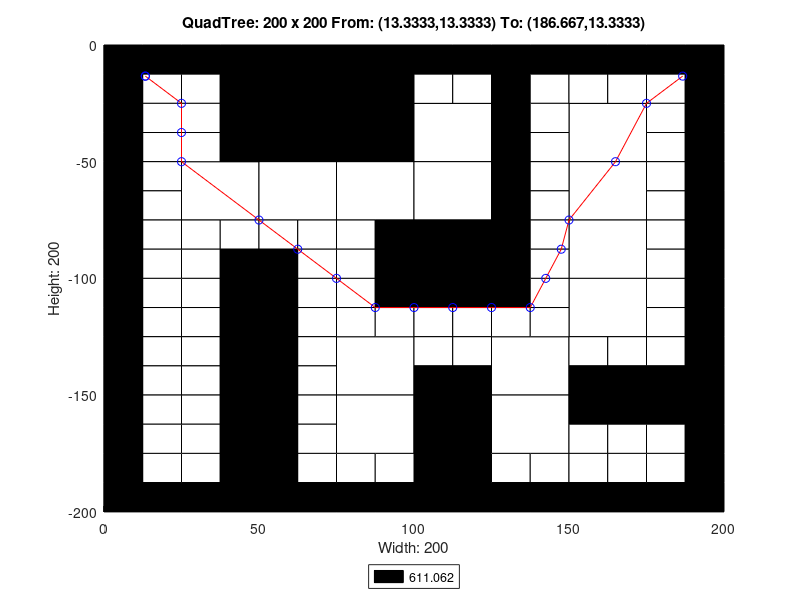

Recreate this plot in MATLAB.
axis([0 200 -200 0]);
title('QuadTree: 200 x 200 From: (13.3333,13.3333) To: (186.667,13.3333)');
xlabel('Width: 200');
ylabel('Height: 200');
rectangle('Position',[50 -50 50 50], 'FaceColor',[0 0 0]);
rectangle('Position',[25 -75 25 25], 'FaceColor',[1 1 1]);
rectangle('Position',[50 -75 25 25], 'FaceColor',[1 1 1]);
rectangle('Position',[75 -75 25 25], 'FaceColor',[1 1 1]);
rectangle('Position',[100 -50 25 25], 'FaceColor',[1 1 1]);
rectangle('Position',[150 -50 25 25], 'FaceColor',[1 1 1]);
rectangle('Position',[100 -75 25 25], 'FaceColor',[1 1 1]);
rectangle('Position',[100 -100 25 25], 'FaceColor',[0 0 0]);
rectangle('Position',[150 -75 25 25], 'FaceColor',[1 1 1]);
rectangle('Position',[150 -100 25 25], 'FaceColor',[1 1 1]);
rectangle('Position',[75 -150 25 25], 'FaceColor',[1 1 1]);
rectangle('Position',[75 -175 25 25], 'FaceColor',[1 1 1]);
rectangle('Position',[125 -150 25 25], 'FaceColor',[1 1 1]);
rectangle('Position',[150 -125 25 25], 'FaceColor',[1 1 1]);
rectangle('Position',[100 -175 25 25], 'FaceColor',[0 0 0]);
rectangle('Position',[125 -175 25 25], 'FaceColor',[1 1 1]);
rectangle('Position',[100 -200 25 25], 'FaceColor',[0 0 0]);
rectangle('Position',[0 -12.5 12.5 12.5], 'FaceColor',[0 0 0]);
rectangle('Position',[12.5 -12.5 12.5 12.5], 'FaceColor',[0 0 0]);
rectangle('Position',[0 -25 12.5 12.5], 'FaceColor',[0 0 0]);
rectangle('Position',[12.5 -25 12.5 12.5], 'FaceColor',[1 1 1]);
rectangle('Position',[25 -12.5 12.5 12.5], 'FaceColor',[0 0 0]);
rectangle('Position',[37.5 -12.5 12.5 12.5], 'FaceColor',[0 0 0]);
rectangle('Position',[25 -25 12.5 12.5], 'FaceColor',[1 1 1]);
rectangle('Position',[37.5 -25 12.5 12.5], 'FaceColor',[0 0 0]);
rectangle('Position',[0 -37.5 12.5 12.5], 'FaceColor',[0 0 0]);
rectangle('Position',[12.5 -37.5 12.5 12.5], 'FaceColor',[1 1 1]);
rectangle('Position',[0 -50 12.5 12.5], 'FaceColor',[0 0 0]);
rectangle('Position',[12.5 -50 12.5 12.5], 'FaceColor',[1 1 1]);
rectangle('Position',[25 -37.5 12.5 12.5], 'FaceColor',[1 1 1]);
rectangle('Position',[37.5 -37.5 12.5 12.5], 'FaceColor',[0 0 0]);
rectangle('Position',[25 -50 12.5 12.5], 'FaceColor',[1 1 1]);
rectangle('Position',[37.5 -50 12.5 12.5], 'FaceColor',[0 0 0]);
rectangle('Position',[0 -62.5 12.5 12.5], 'FaceColor',[0 0 0]);
rectangle('Position',[12.5 -62.5 12.5 12.5], 'FaceColor',[1 1 1]);
rectangle('Position',[0 -75 12.5 12.5], 'FaceColor',[0 0 0]);
rectangle('Position',[12.5 -75 12.5 12.5], 'FaceColor',[1 1 1]);
rectangle('Position',[0 -87.5 12.5 12.5], 'FaceColor',[0 0 0]);
rectangle('Position',[12.5 -87.5 12.5 12.5], 'FaceColor',[1 1 1]);
rectangle('Position',[0 -100 12.5 12.5], 'FaceColor',[0 0 0]);
rectangle('Position',[12.5 -100 12.5 12.5], 'FaceColor',[1 1 1]);
rectangle('Position',[25 -87.5 12.5 12.5], 'FaceColor',[1 1 1]);
rectangle('Position',[37.5 -87.5 12.5 12.5], 'FaceColor',[1 1 1]);
rectangle('Position',[25 -100 12.5 12.5], 'FaceColor',[1 1 1]);
rectangle('Position',[37.5 -100 12.5 12.5], 'FaceColor',[0 0 0]);
rectangle('Position',[50 -87.5 12.5 12.5], 'FaceColor',[1 1 1]);
rectangle('Position',[62.5 -87.5 12.5 12.5], 'FaceColor',[1 1 1]);
rectangle('Position',[50 -100 12.5 12.5], 'FaceColor',[0 0 0]);
rectangle('Position',[62.5 -100 12.5 12.5], 'FaceColor',[1 1 1]);
rectangle('Position',[75 -87.5 12.5 12.5], 'FaceColor',[1 1 1]);
rectangle('Position',[87.5 -87.5 12.5 12.5], 'FaceColor',[0 0 0]);
rectangle('Position',[75 -100 12.5 12.5], 'FaceColor',[1 1 1]);
rectangle('Position',[87.5 -100 12.5 12.5], 'FaceColor',[0 0 0]);
rectangle('Position',[100 -12.5 12.5 12.5], 'FaceColor',[0 0 0]);
rectangle('Position',[112.5 -12.5 12.5 12.5], 'FaceColor',[0 0 0]);
rectangle('Position',[100 -25 12.5 12.5], 'FaceColor',[1 1 1]);
rectangle('Position',[112.5 -25 12.5 12.5], 'FaceColor',[1 1 1]);
rectangle('Position',[125 -12.5 12.5 12.5], 'FaceColor',[0 0 0]);
rectangle('Position',[137.5 -12.5 12.5 12.5], 'FaceColor',[0 0 0]);
rectangle('Position',[125 -25 12.5 12.5], 'FaceColor',[0 0 0]);
rectangle('Position',[137.5 -25 12.5 12.5], 'FaceColor',[1 1 1]);
rectangle('Position',[125 -37.5 12.5 12.5], 'FaceColor',[0 0 0]);
rectangle('Position',[137.5 -37.5 12.5 12.5], 'FaceColor',[1 1 1]);
rectangle('Position',[125 -50 12.5 12.5], 'FaceColor',[0 0 0]);
rectangle('Position',[137.5 -50 12.5 12.5], 'FaceColor',[1 1 1]);
rectangle('Position',[150 -12.5 12.5 12.5], 'FaceColor',[0 0 0]);
rectangle('Position',[162.5 -12.5 12.5 12.5], 'FaceColor',[0 0 0]);
rectangle('Position',[150 -25 12.5 12.5], 'FaceColor',[1 1 1]);
rectangle('Position',[162.5 -25 12.5 12.5], 'FaceColor',[1 1 1]);
rectangle('Position',[175 -12.5 12.5 12.5], 'FaceColor',[0 0 0]);
rectangle('Position',[187.5 -12.5 12.5 12.5], 'FaceColor',[0 0 0]);
rectangle('Position',[175 -25 12.5 12.5], 'FaceColor',[1 1 1]);
rectangle('Position',[187.5 -25 12.5 12.5], 'FaceColor',[0 0 0]);
rectangle('Position',[175 -37.5 12.5 12.5], 'FaceColor',[1 1 1]);
rectangle('Position',[187.5 -37.5 12.5 12.5], 'FaceColor',[0 0 0]);
rectangle('Position',[175 -50 12.5 12.5], 'FaceColor',[1 1 1]);
rectangle('Position',[187.5 -50 12.5 12.5], 'FaceColor',[0 0 0]);
rectangle('Position',[125 -62.5 12.5 12.5], 'FaceColor',[0 0 0]);
rectangle('Position',[137.5 -62.5 12.5 12.5], 'FaceColor',[1 1 1]);
rectangle('Position',[125 -75 12.5 12.5], 'FaceColor',[0 0 0]);
rectangle('Position',[137.5 -75 12.5 12.5], 'FaceColor',[1 1 1]);
rectangle('Position',[125 -87.5 12.5 12.5], 'FaceColor',[0 0 0]);
rectangle('Position',[137.5 -87.5 12.5 12.5], 'FaceColor',[1 1 1]);
rectangle('Position',[125 -100 12.5 12.5], 'FaceColor',[0 0 0]);
rectangle('Position',[137.5 -100 12.5 12.5], 'FaceColor',[1 1 1]);
rectangle('Position',[175 -62.5 12.5 12.5], 'FaceColor',[1 1 1]);
rectangle('Position',[187.5 -62.5 12.5 12.5], 'FaceColor',[0 0 0]);
rectangle('Position',[175 -75 12.5 12.5], 'FaceColor',[1 1 1]);
rectangle('Position',[187.5 -75 12.5 12.5], 'FaceColor',[0 0 0]);
rectangle('Position',[175 -87.5 12.5 12.5], 'FaceColor',[1 1 1]);
rectangle('Position',[187.5 -87.5 12.5 12.5], 'FaceColor',[0 0 0]);
rectangle('Position',[175 -100 12.5 12.5], 'FaceColor',[1 1 1]);
rectangle('Position',[187.5 -100 12.5 12.5], 'FaceColor',[0 0 0]);
rectangle('Position',[0 -112.5 12.5 12.5], 'FaceColor',[0 0 0]);
rectangle('Position',[12.5 -112.5 12.5 12.5], 'FaceColor',[1 1 1]);
rectangle('Position',[0 -125 12.5 12.5], 'FaceColor',[0 0 0]);
rectangle('Position',[12.5 -125 12.5 12.5], 'FaceColor',[1 1 1]);
rectangle('Position',[25 -112.5 12.5 12.5], 'FaceColor',[1 1 1]);
rectangle('Position',[37.5 -112.5 12.5 12.5], 'FaceColor',[0 0 0]);
rectangle('Position',[25 -125 12.5 12.5], 'FaceColor',[1 1 1]);
rectangle('Position',[37.5 -125 12.5 12.5], 'FaceColor',[0 0 0]);
rectangle('Position',[0 -137.5 12.5 12.5], 'FaceColor',[0 0 0]);
rectangle('Position',[12.5 -137.5 12.5 12.5], 'FaceColor',[1 1 1]);
rectangle('Position',[0 -150 12.5 12.5], 'FaceColor',[0 0 0]);
rectangle('Position',[12.5 -150 12.5 12.5], 'FaceColor',[1 1 1]);
rectangle('Position',[25 -137.5 12.5 12.5], 'FaceColor',[1 1 1]);
rectangle('Position',[37.5 -137.5 12.5 12.5], 'FaceColor',[0 0 0]);
rectangle('Position',[25 -150 12.5 12.5], 'FaceColor',[1 1 1]);
rectangle('Position',[37.5 -150 12.5 12.5], 'FaceColor',[0 0 0]);
rectangle('Position',[50 -112.5 12.5 12.5], 'FaceColor',[0 0 0]);
rectangle('Position',[62.5 -112.5 12.5 12.5], 'FaceColor',[1 1 1]);
rectangle('Position',[50 -125 12.5 12.5], 'FaceColor',[0 0 0]);
rectangle('Position',[62.5 -125 12.5 12.5], 'FaceColor',[1 1 1]);
rectangle('Position',[75 -112.5 12.5 12.5], 'FaceColor',[1 1 1]);
rectangle('Position',[87.5 -112.5 12.5 12.5], 'FaceColor',[0 0 0]);
rectangle('Position',[75 -125 12.5 12.5], 'FaceColor',[1 1 1]);
rectangle('Position',[87.5 -125 12.5 12.5], 'FaceColor',[1 1 1]);
rectangle('Position',[50 -137.5 12.5 12.5], 'FaceColor',[0 0 0]);
rectangle('Position',[62.5 -137.5 12.5 12.5], 'FaceColor',[1 1 1]);
rectangle('Position',[50 -150 12.5 12.5], 'FaceColor',[0 0 0]);
rectangle('Position',[62.5 -150 12.5 12.5], 'FaceColor',[1 1 1]);
rectangle('Position',[0 -162.5 12.5 12.5], 'FaceColor',[0 0 0]);
rectangle('Position',[12.5 -162.5 12.5 12.5], 'FaceColor',[1 1 1]);
rectangle('Position',[0 -175 12.5 12.5], 'FaceColor',[0 0 0]);
rectangle('Position',[12.5 -175 12.5 12.5], 'FaceColor',[1 1 1]);
rectangle('Position',[25 -162.5 12.5 12.5], 'FaceColor',[1 1 1]);
rectangle('Position',[37.5 -162.5 12.5 12.5], 'FaceColor',[0 0 0]);
rectangle('Position',[25 -175 12.5 12.5], 'FaceColor',[1 1 1]);
rectangle('Position',[37.5 -175 12.5 12.5], 'FaceColor',[0 0 0]);
rectangle('Position',[0 -187.5 12.5 12.5], 'FaceColor',[0 0 0]);
rectangle('Position',[12.5 -187.5 12.5 12.5], 'FaceColor',[1 1 1]);
rectangle('Position',[0 -200 12.5 12.5], 'FaceColor',[0 0 0]);
rectangle('Position',[12.5 -200 12.5 12.5], 'FaceColor',[0 0 0]);
rectangle('Position',[25 -187.5 12.5 12.5], 'FaceColor',[1 1 1]);
rectangle('Position',[37.5 -187.5 12.5 12.5], 'FaceColor',[0 0 0]);
rectangle('Position',[25 -200 12.5 12.5], 'FaceColor',[0 0 0]);
rectangle('Position',[37.5 -200 12.5 12.5], 'FaceColor',[0 0 0]);
rectangle('Position',[50 -162.5 12.5 12.5], 'FaceColor',[0 0 0]);
rectangle('Position',[62.5 -162.5 12.5 12.5], 'FaceColor',[1 1 1]);
rectangle('Position',[50 -175 12.5 12.5], 'FaceColor',[0 0 0]);
rectangle('Position',[62.5 -175 12.5 12.5], 'FaceColor',[1 1 1]);
rectangle('Position',[50 -187.5 12.5 12.5], 'FaceColor',[0 0 0]);
rectangle('Position',[62.5 -187.5 12.5 12.5], 'FaceColor',[1 1 1]);
rectangle('Position',[50 -200 12.5 12.5], 'FaceColor',[0 0 0]);
rectangle('Position',[62.5 -200 12.5 12.5], 'FaceColor',[0 0 0]);
rectangle('Position',[75 -187.5 12.5 12.5], 'FaceColor',[1 1 1]);
rectangle('Position',[87.5 -187.5 12.5 12.5], 'FaceColor',[1 1 1]);
rectangle('Position',[75 -200 12.5 12.5], 'FaceColor',[0 0 0]);
rectangle('Position',[87.5 -200 12.5 12.5], 'FaceColor',[0 0 0]);
rectangle('Position',[100 -112.5 12.5 12.5], 'FaceColor',[0 0 0]);
rectangle('Position',[112.5 -112.5 12.5 12.5], 'FaceColor',[0 0 0]);
rectangle('Position',[100 -125 12.5 12.5], 'FaceColor',[1 1 1]);
rectangle('Position',[112.5 -125 12.5 12.5], 'FaceColor',[1 1 1]);
rectangle('Position',[125 -112.5 12.5 12.5], 'FaceColor',[0 0 0]);
rectangle('Position',[137.5 -112.5 12.5 12.5], 'FaceColor',[1 1 1]);
rectangle('Position',[125 -125 12.5 12.5], 'FaceColor',[1 1 1]);
rectangle('Position',[137.5 -125 12.5 12.5], 'FaceColor',[1 1 1]);
rectangle('Position',[100 -137.5 12.5 12.5], 'FaceColor',[1 1 1]);
rectangle('Position',[112.5 -137.5 12.5 12.5], 'FaceColor',[1 1 1]);
rectangle('Position',[100 -150 12.5 12.5], 'FaceColor',[0 0 0]);
rectangle('Position',[112.5 -150 12.5 12.5], 'FaceColor',[0 0 0]);
rectangle('Position',[175 -112.5 12.5 12.5], 'FaceColor',[1 1 1]);
rectangle('Position',[187.5 -112.5 12.5 12.5], 'FaceColor',[0 0 0]);
rectangle('Position',[175 -125 12.5 12.5], 'FaceColor',[1 1 1]);
rectangle('Position',[187.5 -125 12.5 12.5], 'FaceColor',[0 0 0]);
rectangle('Position',[150 -137.5 12.5 12.5], 'FaceColor',[1 1 1]);
rectangle('Position',[162.5 -137.5 12.5 12.5], 'FaceColor',[1 1 1]);
rectangle('Position',[150 -150 12.5 12.5], 'FaceColor',[0 0 0]);
rectangle('Position',[162.5 -150 12.5 12.5], 'FaceColor',[0 0 0]);
rectangle('Position',[175 -137.5 12.5 12.5], 'FaceColor',[1 1 1]);
rectangle('Position',[187.5 -137.5 12.5 12.5], 'FaceColor',[0 0 0]);
rectangle('Position',[175 -150 12.5 12.5], 'FaceColor',[0 0 0]);
rectangle('Position',[187.5 -150 12.5 12.5], 'FaceColor',[0 0 0]);
rectangle('Position',[125 -187.5 12.5 12.5], 'FaceColor',[1 1 1]);
rectangle('Position',[137.5 -187.5 12.5 12.5], 'FaceColor',[1 1 1]);
rectangle('Position',[125 -200 12.5 12.5], 'FaceColor',[0 0 0]);
rectangle('Position',[137.5 -200 12.5 12.5], 'FaceColor',[0 0 0]);
rectangle('Position',[150 -162.5 12.5 12.5], 'FaceColor',[0 0 0]);
rectangle('Position',[162.5 -162.5 12.5 12.5], 'FaceColor',[0 0 0]);
rectangle('Position',[150 -175 12.5 12.5], 'FaceColor',[1 1 1]);
rectangle('Position',[162.5 -175 12.5 12.5], 'FaceColor',[1 1 1]);
rectangle('Position',[175 -162.5 12.5 12.5], 'FaceColor',[0 0 0]);
rectangle('Position',[187.5 -162.5 12.5 12.5], 'FaceColor',[0 0 0]);
rectangle('Position',[175 -175 12.5 12.5], 'FaceColor',[1 1 1]);
rectangle('Position',[187.5 -175 12.5 12.5], 'FaceColor',[0 0 0]);
rectangle('Position',[150 -187.5 12.5 12.5], 'FaceColor',[1 1 1]);
rectangle('Position',[162.5 -187.5 12.5 12.5], 'FaceColor',[1 1 1]);
rectangle('Position',[150 -200 12.5 12.5], 'FaceColor',[0 0 0]);
rectangle('Position',[162.5 -200 12.5 12.5], 'FaceColor',[0 0 0]);
rectangle('Position',[175 -187.5 12.5 12.5], 'FaceColor',[1 1 1]);
rectangle('Position',[187.5 -187.5 12.5 12.5], 'FaceColor',[0 0 0]);
rectangle('Position',[175 -200 12.5 12.5], 'FaceColor',[0 0 0]);
rectangle('Position',[187.5 -200 12.5 12.5], 'FaceColor',[0 0 0]);
X=[186.667,175,165,150,147.5,142.5,137.5,125,112.5,100,87.5,75,62.5,50,25,25,25,13.3333,13.3333];
Y=[-13.3333,-25,-50,-75,-87.5,-100,-112.5,-112.5,-112.5,-112.5,-112.5,-100,-87.5,-75,-50,-37.5,-25,-13.3333,-13.3333];
hold on;
plot(X,Y,'r');
plot(X,Y,'bo');
legend('611.062','Location','southoutside');
